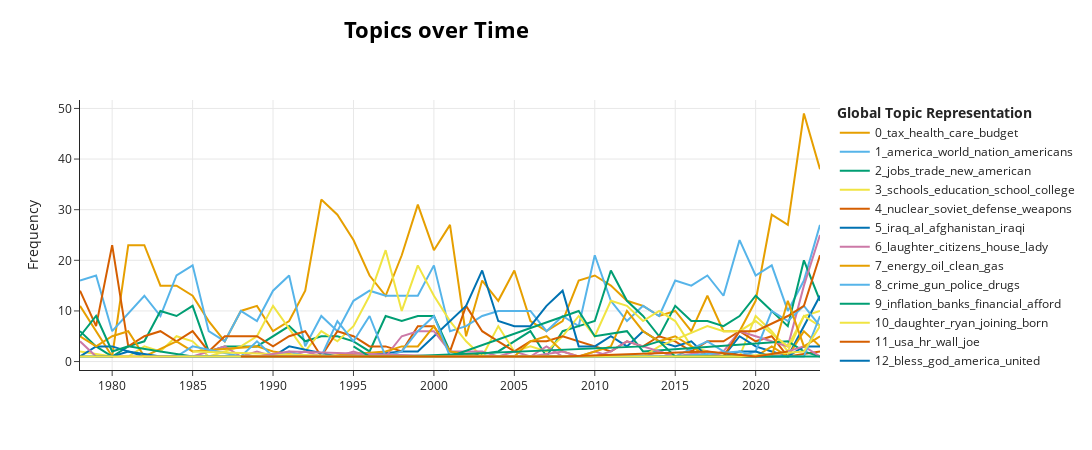

Notebook code cell kept with this figure:
### Markdown cell above
**Response**  

Looking at the graph above, I chose two topics: one about taxes, healthcare, and budget, and another about America, the nation, and freedom. The first topic, "tax, health, budget, care," goes up and down over time but spikes in the late 1990s, early 2000s, and again around the 2020s. These rises make sense when we think about what was happening at those times. For example, in the 1990s, there were big discussions around the budget and healthcare, and in the 2000s, George W. Bush focused a lot on tax cuts. The big spike in the 2020s might be related to COVID-19 and all the talk about healthcare and the economy.

The second topic, "America, nation, world, freedom," stays somewhat steady but has noticeable jumps, especially after 2001. This is likely due to 9/11 and the War on Terror, where national security and freedom were imporant in the history of the USA. There’s also a rise in the 2010s, which could be linked to discussions about America's global role under Obama and Trump. Overall, these topics seem to describe fairly well what was happening in the real world during these times.

### Code cell
model.visualize_topics_over_time(topics_over_time)
